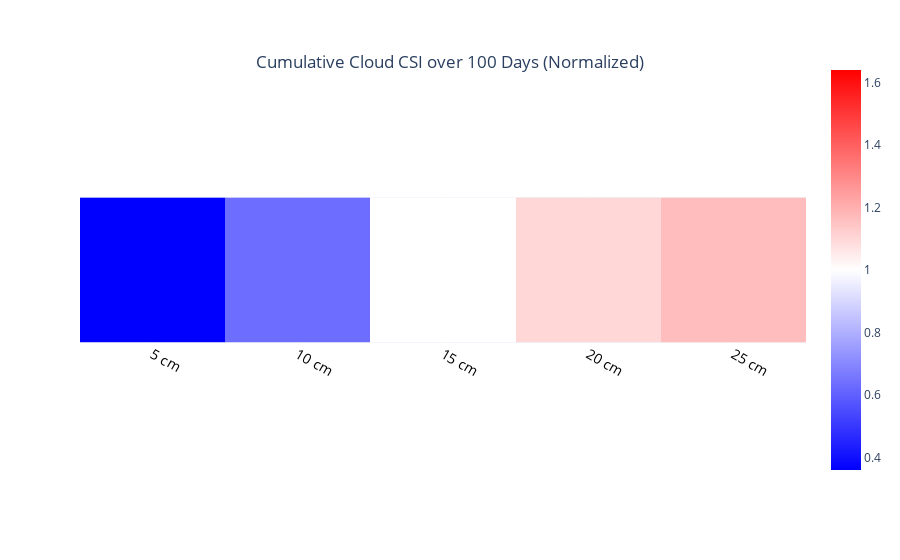

The code cell stored with this chart in its notebook:
### Code cell
import plotly.express as px

print(csi_cumulative_list/csi_cumulative_list[2])
str_xlabel = [str(round(n)) + ' cm' for n in np.sort(capability_list)]
fig = px.imshow([np.sort(csi_cumulative_list)/np.sort(csi_cumulative_list)[2]], color_continuous_scale=[(0, "blue"), (0.5, "white"), (1, "red")], color_continuous_midpoint=1)
fig.update_xaxes(showticklabels=True).update_yaxes(showticklabels=False)
fig.update_layout(
    title={
        'text': 'Cumulative Cloud CSI over 100 Days (Normalized)',            # Set your desired title text
        'y': 0.9,                           # Vertical position (y-axis) of title (between 0 and 1)
        'x': 0.5,                           # Horizontal position of the title
        'xanchor': 'center',                # Anchor the title text horizontally
        'yanchor': 'top'                    # Anchor the title text vertically
    },
    xaxis=dict(
        tickvals=[0,1, 2, 3, 4,5],              # Positions of the ticks
        ticktext=str_xlabel,  # Custom labels
        tickangle=30,                          # Rotate labels by 45 degrees
        tickfont=dict(size=14, color='black')   # Custom font size and color
    )
)

fig.show()
fig.write_image(f'/Users/luigigisolfi/{str(nube)}/figures/Cumulative_Color_Bar_{str(nube)}.png')

### Figure 1 — Plotly figure (JSON) as saved in the notebook; plotly's stock layout.template omitted (floating-point values rounded to 4 significant figures)
{"data": [{"coloraxis": "coloraxis", "hovertemplate": "x: %{x}<br>y: %{y}<br>color: %{z}<extra></extra>", "name": "0", "type": "heatmap", "xaxis": "x", "yaxis": "y", "z": [[0.3596, 0.6324, 1, 1.099, 1.165]]}], "layout": {"autosize": true, "coloraxis": {"cmid": 1, "colorscale": [[0, "blue"], [0.5, "white"], [1, "red"]]}, "margin": {"t": 60}, "title": {"text": "Cumulative Cloud CSI over 100 Days (Normalized)", "x": 0.5, "xanchor": "center", "y": 0.9, "yanchor": "top"}, "xaxis": {"anchor": "y", "autorange": true, "constrain": "domain", "domain": [0, 1], "range": [-0.5, 4.5], "scaleanchor": "y", "showticklabels": true, "tickangle": 30, "tickfont": {"color": "black", "size": 14}, "ticktext": ["5 cm", "10 cm", "15 cm", "20 cm", "25 cm"], "tickvals": [0, 1, 2, 3, 4, 5]}, "yaxis": {"anchor": "x", "autorange": true, "constrain": "domain", "domain": [0.08045, 0.9195], "range": [0.5, -0.5], "showticklabels": false}}}
